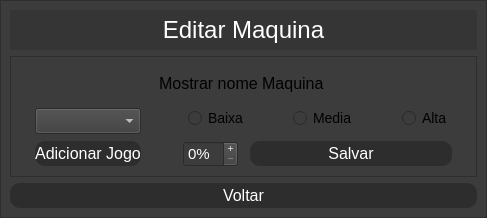
      <widget class="QWidget" name="pg_editar">
       <layout class="QVBoxLayout" name="verticalLayout_26">
        <property name="spacing">
         <number>0</number>
        </property>
        <property name="leftMargin">
         <number>0</number>
        </property>
        <property name="topMargin">
         <number>0</number>
        </property>
        <property name="rightMargin">
         <number>0</number>
        </property>
        <property name="bottomMargin">
         <number>0</number>
        </property>
        <item>
         <widget class="QFrame" name="frame_15">
          <property name="styleSheet">
           <string notr="true">background-color: rgb(80, 80, 80);</string>
          </property>
          <property name="frameShape">
           <enum>QFrame::NoFrame</enum>
          </property>
          <property name="frameShadow">
           <enum>QFrame::Raised</enum>
          </property>
          <layout class="QHBoxLayout" name="horizontalLayout_13">
           <property name="spacing">
            <number>0</number>
           </property>
           <property name="leftMargin">
            <number>0</number>
           </property>
           <property name="topMargin">
            <number>0</number>
           </property>
           <property name="rightMargin">
            <number>0</number>
           </property>
           <property name="bottomMargin">
            <number>0</number>
           </property>
           <item>
            <widget class="QFrame" name="frame_16">
             <property name="maximumSize">
              <size>
               <width>600</width>
               <height>300</height>
              </size>
             </property>
             <property name="layoutDirection">
              <enum>Qt::LeftToRight</enum>
             </property>
             <property name="styleSheet">
              <string notr="true">background-color: rgb(60, 60, 60);</string>
             </property>
             <property name="frameShape">
              <enum>QFrame::StyledPanel</enum>
             </property>
             <property name="frameShadow">
              <enum>QFrame::Raised</enum>
             </property>
             <layout class="QVBoxLayout" name="verticalLayout_15">
              <item>
               <widget class="QLabel" name="label_8">
                <property name="minimumSize">
                 <size>
                  <width>0</width>
                  <height>40</height>
                 </size>
                </property>
                <property name="maximumSize">
                 <size>
                  <width>16777215</width>
                  <height>40</height>
                 </size>
                </property>
                <property name="layoutDirection">
                 <enum>Qt::LeftToRight</enum>
                </property>
                <property name="styleSheet">
                 <string notr="true">background-color: rgb(53, 53, 53);</string>
                </property>
                <property name="text">
                 <string>&lt;html&gt;&lt;head/&gt;&lt;body&gt;&lt;p align=&quot;center&quot;&gt;&lt;span style=&quot; font-size:18pt; color:#ffffff;&quot;&gt;Editar Maquina&lt;/span&gt;&lt;/p&gt;&lt;/body&gt;&lt;/html&gt;</string>
                </property>
                <property name="alignment">
                 <set>Qt::AlignCenter</set>
                </property>
               </widget>
              </item>
              <item>
               <widget class="QFrame" name="frame_34">
                <property name="frameShape">
                 <enum>QFrame::StyledPanel</enum>
                </property>
                <property name="frameShadow">
                 <enum>QFrame::Raised</enum>
                </property>
                <layout class="QVBoxLayout" name="verticalLayout_19">
                 <item>
                  <widget class="QLabel" name="nome_maquina_editada">
                   <property name="minimumSize">
                    <size>
                     <width>0</width>
                     <height>35</height>
                    </size>
                   </property>
                   <property name="maximumSize">
                    <size>
                     <width>16777215</width>
                     <height>35</height>
                    </size>
                   </property>
                   <property name="font">
                    <font>
                     <pointsize>12</pointsize>
                    </font>
                   </property>
                   <property name="text">
                    <string>Mostrar nome Maquina </string>
                   </property>
                   <property name="alignment">
                    <set>Qt::AlignCenter</set>
                   </property>
                  </widget>
                 </item>
                 <item>
                  <layout class="QHBoxLayout" name="horizontalLayout_25">
                   <property name="spacing">
                    <number>12</number>
                   </property>
                   <item>
                    <layout class="QVBoxLayout" name="verticalLayout_24">
                     <property name="spacing">
                      <number>6</number>
                     </property>
                     <property name="leftMargin">
                      <number>15</number>
                     </property>
                     <property name="rightMargin">
                      <number>15</number>
                     </property>
                     <item>
                      <widget class="QComboBox" name="lista_jogos_adicionar">
                       <property name="styleSheet">
                        <string notr="true">color: rgb(255, 255, 255);
font-size: 15px;</string>
                       </property>
                      </widget>
                     </item>
                     <item>
                      <widget class="QPushButton" name="adicionar_jogo_button">
                       <property name="minimumSize">
                        <size>
                         <width>0</width>
                         <height>25</height>
                        </size>
                       </property>
                       <property name="maximumSize">
                        <size>
                         <width>16777215</width>
                         <height>25</height>
                        </size>
                       </property>
                       <property name="styleSheet">
                        <string notr="true">QPushButton{
	color:rgb(255,255,255);
	border-radius: 10px;
	font-size: 16px;
	
	background-color: rgb(45, 45, 45);
}
QPushButton:hover{background-color: #787878; color:black}</string>
                       </property>
                       <property name="text">
                        <string>Adicionar Jogo</string>
                       </property>
                      </widget>
                     </item>
                    </layout>
                   </item>
                   <item>
                    <layout class="QVBoxLayout" name="verticalLayout_14">
                     <property name="leftMargin">
                      <number>15</number>
                     </property>
                     <property name="rightMargin">
                      <number>15</number>
                     </property>
                     <item>
                      <layout class="QHBoxLayout" name="horizontalLayout_24">
                       <property name="spacing">
                        <number>45</number>
                       </property>
                       <property name="leftMargin">
                        <number>5</number>
                       </property>
                       <item>
                        <widget class="QRadioButton" name="radio_baixo_edit">
                         <property name="styleSheet">
                          <string notr="true">font-size: 14px;
</string>
                         </property>
                         <property name="text">
                          <string>Baixa</string>
                         </property>
                        </widget>
                       </item>
                       <item>
                        <widget class="QRadioButton" name="radio_media_edit">
                         <property name="styleSheet">
                          <string notr="true">font-size: 14px;
</string>
                         </property>
                         <property name="text">
                          <string>Media</string>
                         </property>
                        </widget>
                       </item>
                       <item>
                        <widget class="QRadioButton" name="radio_alta_edit">
                         <property name="styleSheet">
                          <string notr="true">font-size: 14px;
</string>
                         </property>
                         <property name="text">
                          <string>Alta</string>
                         </property>
                        </widget>
                       </item>
                      </layout>
                     </item>
                     <item>
                      <layout class="QHBoxLayout" name="horizontalLayout_26">
                       <item>
                        <widget class="QSpinBox" name="porcentagem_edit">
                         <property name="minimumSize">
                          <size>
                           <width>55</width>
                           <height>0</height>
                          </size>
                         </property>
                         <property name="maximumSize">
                          <size>
                           <width>50</width>
                           <height>30</height>
                          </size>
                         </property>
                         <property name="accessibleDescription">
                          <string/>
                         </property>
                         <property name="styleSheet">
                          <string notr="true">color: rgb(255, 255, 255);
font-size: 15px;</string>
                         </property>
                         <property name="frame">
                          <bool>true</bool>
                         </property>
                         <property name="buttonSymbols">
                          <enum>QAbstractSpinBox::PlusMinus</enum>
                         </property>
                         <property name="suffix">
                          <string>%</string>
                         </property>
                        </widget>
                       </item>
                       <item>
                        <widget class="QPushButton" name="salvar_edit_maquina_button">
                         <property name="minimumSize">
                          <size>
                           <width>0</width>
                           <height>25</height>
                          </size>
                         </property>
                         <property name="maximumSize">
                          <size>
                           <width>16777215</width>
                           <height>25</height>
                          </size>
                         </property>
                         <property name="styleSheet">
                          <string notr="true">QPushButton{
	color:rgb(255,255,255);
	border-radius: 10px;
	font-size: 16px;
	
	background-color: rgb(45, 45, 45);
}
QPushButton:hover{background-color: #787878; color:black}</string>
                         </property>
                         <property name="text">
                          <string>Salvar</string>
                         </property>
                        </widget>
                       </item>
                      </layout>
                     </item>
                    </layout>
                   </item>
                  </layout>
                 </item>
                </layout>
               </widget>
              </item>
              <item>
               <widget class="QPushButton" name="voltar_edit_button">
                <property name="minimumSize">
                 <size>
                  <width>0</width>
                  <height>25</height>
                 </size>
                </property>
                <property name="maximumSize">
                 <size>
                  <width>16777215</width>
                  <height>25</height>
                 </size>
                </property>
                <property name="styleSheet">
                 <string notr="true">QPushButton{
	color:rgb(255,255,255);
	border-radius: 10px;
	font-size: 16px;
	
	background-color: rgb(45, 45, 45);
}
QPushButton:hover{background-color: #787878; color:black}</string>
                </property>
                <property name="text">
                 <string>Voltar</string>
                </property>
               </widget>
              </item>
             </layout>
            </widget>
           </item>
          </layout>
         </widget>
        </item>
       </layout>
      </widget>
